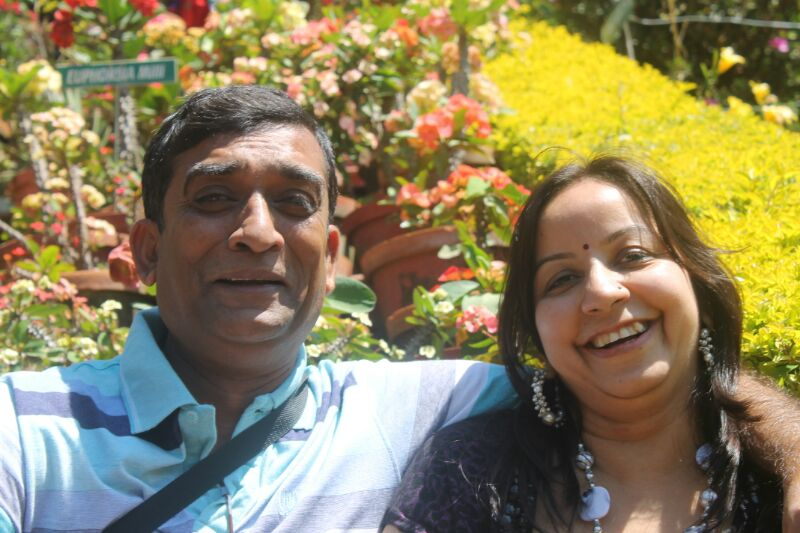
#> input picture images/test4.JPG, 800 x 533 px
$ python -i paint_by_numbers.py   (imports and definitions only)
#> lines starting #> are read from the running program, lines starting #| are printed output that depends on the picture
### image_utils.py
#! /usr/bin/env python3
import numpy as np
from PIL import Image
import cv2


def load_image(image_path, resize=False):
#> called with image_path = 'images/test4.JPG', resize = False
    image = np.asarray(Image.open(image_path))
#> image is the input picture: shape (533, 800, 3); mean R, G, B 140, 130.1, 93.7
    if resize:
        return cv2.resize(image, (200, 200), cv2.INTER_AREA)
    return np.asarray(image)


def bar_colors(centroid_size_tuples):
    bar = np.zeros((50, 300, 3), dtype="uint8")
    x_start = 0
    for (color, percent) in centroid_size_tuples:
        x_end = x_start + (percent * 300)
        cv2.rectangle(bar, (int(x_start), 0), (int(x_end), 50),
                      color.astype("uint8").tolist(), -1)
        x_start = x_end
    return bar


# [6 lines left out: function save_image, not called in this run]

### process.py
#! /usr/bin/env python3
from copy import deepcopy
import numpy as np
import cv2


# [70 lines left out: functions get_most_frequent_vicinity_value, smoothen, are_neighbors_same, outline, getRegion, not called in this run]


def coverRegion(covered, region):
    for i in range(0, len(region['x'])):
        covered[region['y'][i]][region['x'][i]] = True


# [78 lines left out: functions sameCount, getLabelLoc, getBelowValue, removeRegion, getLabelLocs, edge_mask, not called in this run]


def merge_mask(image, mask):
    return cv2.bitwise_and(image, image, mask=mask)


def blur_image(image, blur_d=5):
#> called with blur_d = 5
    return cv2.bilateralFilter(image, d=blur_d, sigmaColor=200, sigmaSpace=200)

### dominant_cluster.py
#!/usr/bin/env python3
from sklearn.cluster import KMeans
import numpy as np
from collections import Counter
import matplotlib.pyplot as plt
import matplotlib.colors as mcolors
import image_utils
from color_map_final import replace_colors_with_palette
def get_dominant_colors(image, n_clusters=10, use_gpu=False, plot=True):
#> called with n_clusters = 5, use_gpu = True, plot = True
    if image is None or image.size == 0:
        raise ValueError("Invalid image provided")

    flat_image = image.reshape((image.shape[0] * image.shape[1], 3)).astype(np.float32)

    clt = KMeans(n_clusters=n_clusters).fit(flat_image)
    centroids = clt.cluster_centers_.astype(np.uint8)
#> centroids = [[127, 108, 68], [227, 226, 219], [64, 55, 45], [144, 156, 154], [224, 201, 65]]
    labels = clt.labels_.astype(np.uint8)

    # Define the color palette
    palette_hex = [
        "#907954", "#B59E5F", "#00B89F", "#D2B04C", "#2D2C2F", "#8C83BA", "#DDED1E", "#C65D52", "#422D22", "#00675B",
        "#F7FE00", "#F99471", "#F44741", "#EE9626", "#9BB7D4", "#2A52BE", "#FBDB32", "#0047AB", "#0047AB", "#478589",
        "#C47E5A", "#FF4040", "#AE0E36", "#CF3854", "#305679", "#5D3954", "#4E3629", "#314F40", "#6A0DAD", "#8B008B",
        "#009473", "#FFFDD0", "#FEDC5A", "#C28F5A", "#CB8E16", "#88B04B", "#858E90", "#036A3E", "#CD5C5C", "#FAB230",
        "#9FAF6C", "#FDF436", "#3B83BD", "#84C3BE", "#D23C77", "#395FA3", "#834655", "#602A7A", "#721660", "#F8C81A",
        "#39FF14", "#FF6700", "#F535AA", "#FFFF00", "#424632", "#FF781F", "#898085", "#F8F6F0", "#64B3C9", "#2A894A",
        "#80C35D", "#EC7F40", "#D33166", "#D97941", "#ECAF39", "#468FAA", "#383E99", "#FF0490", "#F8CEA4", "#3D3472",
        "#F85F4A", "#F1AB38", "#68553A", "#C91A09", "#D95030", "#305B3F", "#D84645", "#BCC6CC", "#2271B3", "#4FB9AF",
        "#367588", "#8D2B00", "#F3F4F7", "#3F888F", "#1A2928", "#599FA2", "#2A5198", "#F2DEB6", "#67492F", "#E34234",
        "#E94C3E", "#538F7C", "#330066", "#FFFFFF", "#FFFF00", "#CB9D06", "#FEFFFA", "#EDB525", "#C9822A", "#F7D087",
        "#913832", "#BB3726", "#8A3324", "#D6AD60", "#D2C1A3", "#FABEAE", "#FAEBD7", "#582617"
    ]
    palette_rgb = np.array([mcolors.hex2color(c) for c in palette_hex]) * 255

    # Define skin tone colors
    skin_tone_hex = [
        "#F7D087", "#C9822A", "#F8CEA4", "#F99471", "#C47E5A", "#EC7F40", "#C28F5A", "#8D2B00"
        , "#F2DEB6", "#67492F", "#68553A", "#D97941", "#EC7F40", "#4E3629", "#907954", "#B59E5F", "#D2B04C",
        "#422D22"
    ]
    skin_tone_rgb = np.array([mcolors.hex2color(c) for c in skin_tone_hex]) * 255
    # Initialize visited arrays
    visited = [False] * len(palette_rgb)
    skin_tone_visited = [False] * len(skin_tone_rgb)

    # Replace the dominant colors with the closest colors from the palette
    replaced_colors, distances = replace_colors_with_palette(centroids, palette_rgb, palette_hex)
    replaced_colors = np.clip(replaced_colors, 0, 255).astype(np.uint8)

    if plot:
        counts = Counter(labels).most_common()
        centroid_size_tuples = [
            (replaced_colors[k], val / len(labels)) for k, val in counts
        ]
        bar_image = image_utils.bar_colors(centroid_size_tuples)

        # [41 lines of commented-out code are left out]

        return replaced_colors, labels, bar_image
    return replaced_colors, labels


# def plot_clusters(image, labels, centroids):
#     # Reshape labels to the shape of the original image
#     labels_reshaped = labels.reshape(image.shape[0], image.shape[1])
#
#     # Calculate number of rows and columns for subplots
#     n_clusters = centroids.shape[0]
#     n_cols = 5
#     n_rows = (n_clusters + n_cols - 1) // n_cols  # Ceiling division
#
#     # Set the figure size to fit 1200 pixels width
#     fig_width = 12  # 1200 pixels
#     fig_height = 2.4 * n_rows  # Adjust height to maintain aspect ratio
#     fig, axes = plt.subplots(n_rows, n_cols, figsize=(fig_width, fig_height))
#
#     # Flatten axes array if there are multiple rows
#     if n_rows > 1:
#         axes = axes.flatten()
#
#     # Iterate through each cluster index
#     for cluster_index in range(n_clusters):
#         # Create an image for the current cluster with a white background
#         cluster_image = np.ones_like(image) * 255  # Set background to white
#         cluster_image[labels_reshaped == cluster_index] = image[labels_reshaped == cluster_index]
#
#         # Display the cluster image
#         ax = axes[cluster_index]
#         ax.imshow(cluster_image)
#         ax.set_title(f'Cluster {cluster_index + 1}', fontsize=14)
#         ax.axis('off')
#
#     # Hide any remaining empty subplots
#     for ax in axes[n_clusters:]:
#         ax.axis('off')
#
#     plt.tight_layout()
#     plt.show()

### color_map_final.py
import numpy as np

# Constants for the reference white point (D65 illuminant)
REF_X = 95.047
REF_Y = 100.000
REF_Z = 108.883


def hex_to_rgb(hex_color):
    hex_color = hex_color.lstrip('#')
    return tuple(int(hex_color[i:i + 2], 16) for i in (0, 2, 4))


def rgb_to_hex(rgb_color):
    return '#{:02x}{:02x}{:02x}'.format(*rgb_color)


def rgb_to_xyz(r, g, b):
    var_R = r / 255.0
    var_G = g / 255.0
    var_B = b / 255.0

    if var_R > 0.04045:
        var_R = ((var_R + 0.055) / 1.055) ** 2.4
    else:
        var_R = var_R / 12.92
    if var_G > 0.04045:
        var_G = ((var_G + 0.055) / 1.055) ** 2.4
    else:
        var_G = var_G / 12.92
    if var_B > 0.04045:
        var_B = ((var_B + 0.055) / 1.055) ** 2.4
    else:
        var_B = var_B / 12.92

    var_R = var_R * 100
    var_G = var_G * 100
    var_B = var_B * 100

    X = var_R * 0.4124 + var_G * 0.3576 + var_B * 0.1805
    Y = var_R * 0.2126 + var_G * 0.7152 + var_B * 0.0722
    Z = var_R * 0.0193 + var_G * 0.1192 + var_B * 0.9505

    return X, Y, Z


def xyz_to_lab(X, Y, Z):
    var_X = X / REF_X
    var_Y = Y / REF_Y
    var_Z = Z / REF_Z

    if var_X > 0.008856:
        var_X = var_X ** (1 / 3)
    else:
        var_X = (7.787 * var_X) + (16 / 116)
    if var_Y > 0.008856:
        var_Y = var_Y ** (1 / 3)
    else:
        var_Y = (7.787 * var_Y) + (16 / 116)
    if var_Z > 0.008856:
        var_Z = var_Z ** (1 / 3)
    else:
        var_Z = (7.787 * var_Z) + (16 / 116)

    L = (116 * var_Y) - 16
    a = 500 * (var_X - var_Y)
    b = 200 * (var_Y - var_Z)

    return L, a, b


def delta_e94(lab1, lab2, WHT_L=1, WHT_C=1, WHT_H=1):
    L1, a1, b1 = lab1
    L2, a2, b2 = lab2

    xC1 = np.sqrt(a1 ** 2 + b1 ** 2)
    xC2 = np.sqrt(a2 ** 2 + b2 ** 2)
    xDL = L2 - L1
    xDC = xC2 - xC1
    xDE = np.sqrt((L1 - L2) ** 2 + (a1 - a2) ** 2 + (b1 - b2) ** 2)
    xDH = xDE ** 2 - xDL ** 2 - xDC ** 2

    if xDH > 0:
        xDH = np.sqrt(xDH)
    else:
        xDH = 0

    xSC = 1 + 0.045 * xC1
    xSH = 1 + 0.015 * xC1
    xDL /= WHT_L
    xDC /= (WHT_C * xSC)
    xDH /= (WHT_H * xSH)

    delta_E94 = np.sqrt(xDL ** 2 + xDC ** 2 + xDH ** 2)

    return delta_E94


def find_closest_color(input_color, palette):
    input_rgb = hex_to_rgb(input_color)
    input_xyz = rgb_to_xyz(*input_rgb)
    input_lab = xyz_to_lab(*input_xyz)

    differences = []

    for color in palette:
        palette_rgb = hex_to_rgb(color)
        palette_xyz = rgb_to_xyz(*palette_rgb)
        palette_lab = xyz_to_lab(*palette_xyz)

        diff = delta_e94(input_lab, palette_lab)
        differences.append((diff, color))

    differences.sort()
    closest_color = differences[0][1]
    closest_distance = differences[0][0]
    return closest_color, closest_distance


def replace_colors_with_palette(centroids, palette_rgb, palette_hex):
    replaced_colors = []
    distances = []

    for centroid in centroids:
        centroid_hex = rgb_to_hex(centroid)
        closest_color_hex, closest_distance = find_closest_color(centroid_hex, palette_hex)
        closest_color_rgb = hex_to_rgb(closest_color_hex)
        replaced_colors.append(closest_color_rgb)
        distances.append(closest_distance)
#> this loop made 5 passes
#> (centroid_hex, input_rgb in find_closest_color) on pass 1: ('#7f6c44', (127, 108, 68))

    return np.array(replaced_colors), np.array(distances)

### paint_by_numbers.py
#!/usr/bin/env python3
import os
import dominant_cluster
import image_utils
import process
import matplotlib.pyplot as plt
import numpy as np
import cv2


# [4 lines left out: function simple_matrix_to_image, not called in this run]


def create_cluster_posterize(image_path, clusters=10, pre_blur=True):
    image = image_utils.load_image(image_path, resize=False)
    if pre_blur:
        image = process.blur_image(image)

    dominant_colors, quantized_labels, bar_image = dominant_cluster.get_dominant_colors(
        image, n_clusters=clusters, use_gpu=True, plot=True)
#> the loop in bar_colors, `for (color, percent) in centroid_size_tuples:` made 5 passes
#> (color, percent) on passes 1 to 5: ([66, 45, 34], 0.295), ([144, 121, 84], 0.267), ([248, 200, 26], 0.159), ([133, 142, 144], 0.148), ([248, 246, 240], 0.131)
#> after the loop in bar_colors, `for (color, percent) in centroid_size_tuples:`:
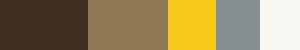
#> bar: shape (50, 300, 3); mean of channels 0, 1, 2 150, 131.1, 89.7; drawn as R, G, B

    # [6 lines of commented-out code are left out]
#> (the run stopped early here; a loop or call above may not have finished)
